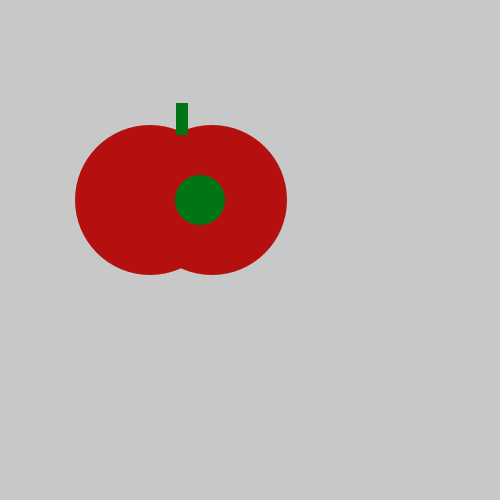
Frame 1 (no input)
Frame 60 (the mouse pressed at the canvas centre just before this capture): identical to frame 1, image omitted
Frame 120 (the mouse held since frame 60 and released just before this capture): identical to frame 1, image omitted

The Processing sketch that drew this single still picture (run headless with seeded random() and noise(); from frame 60 on, the mouse is pressed at the canvas centre):

// Processing sketch: tasty_tomato
// ── tasty_tomato.pde
void setup() {
    size(500, 500);
}
void draw() {
    background(200, 200, 200);
    noStroke();
    fill(180, 16, 16);
    ellipse(150, 200, 150, 150);
    ellipse(212, 200, 150, 150);
    fill(2, 116, 24);
    rect(176, 103, 12, 32);
    
    ellipse(200, 200, 50, 50);
}
